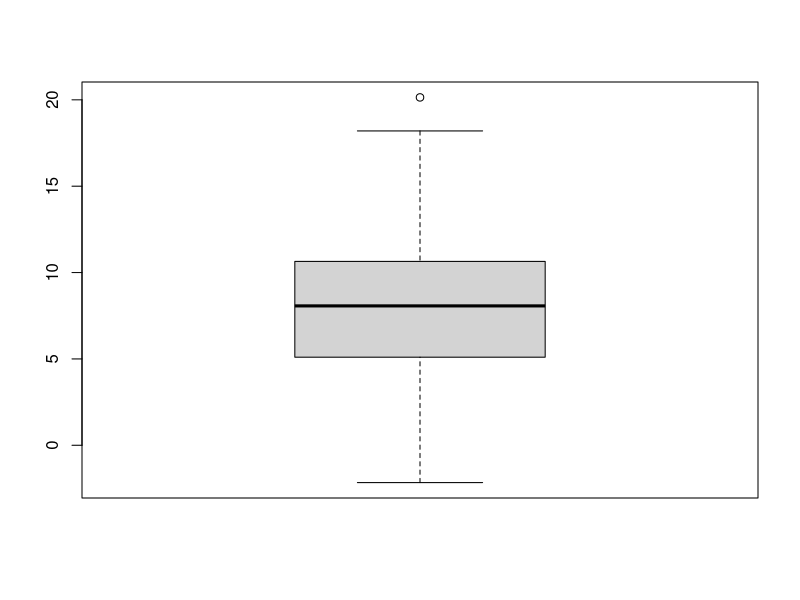
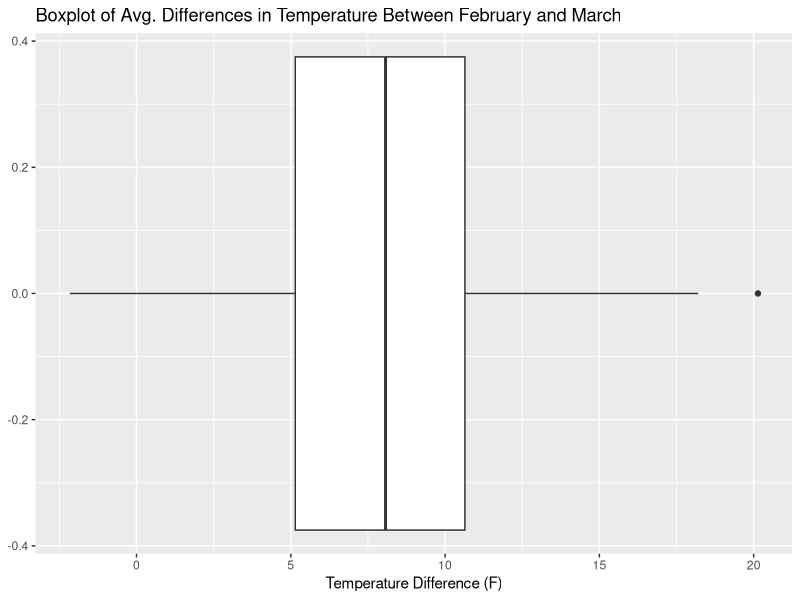
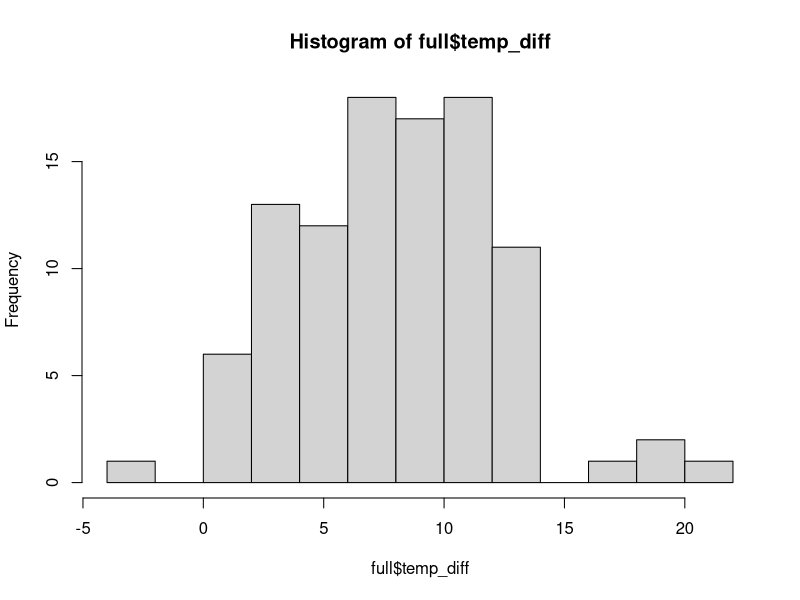
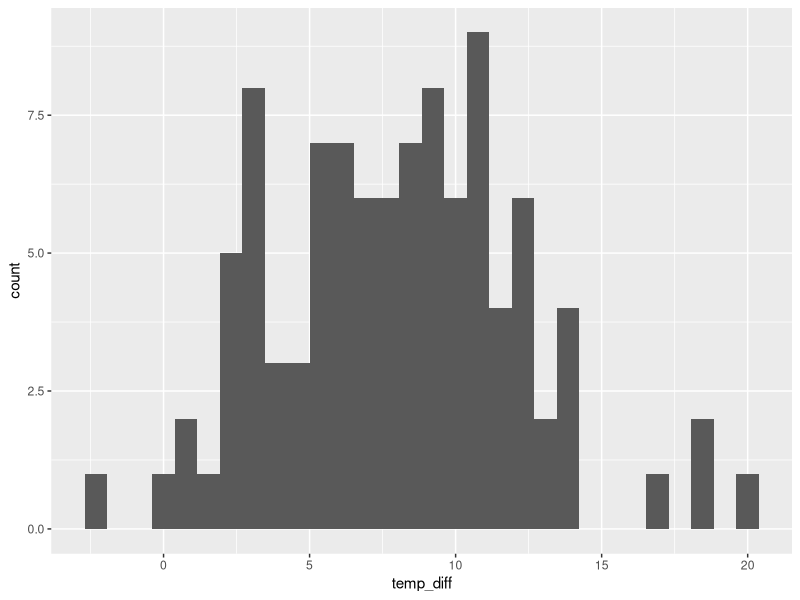
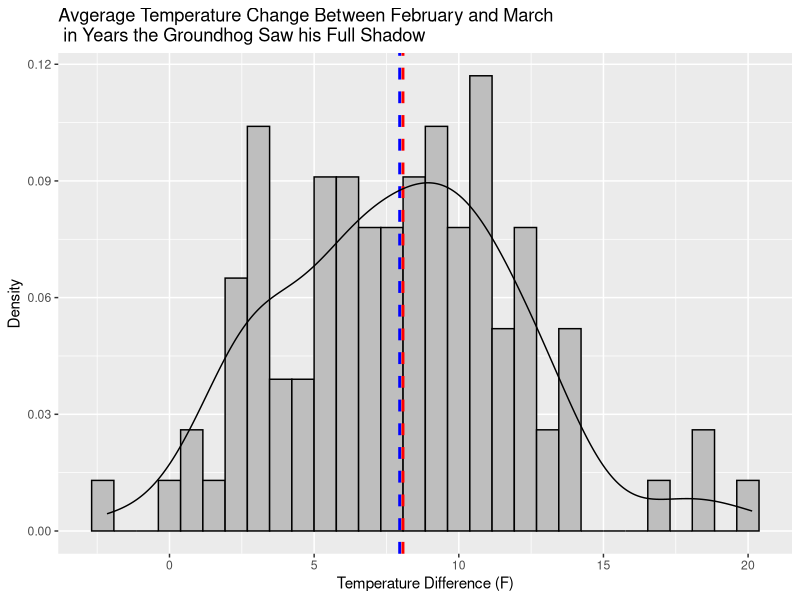
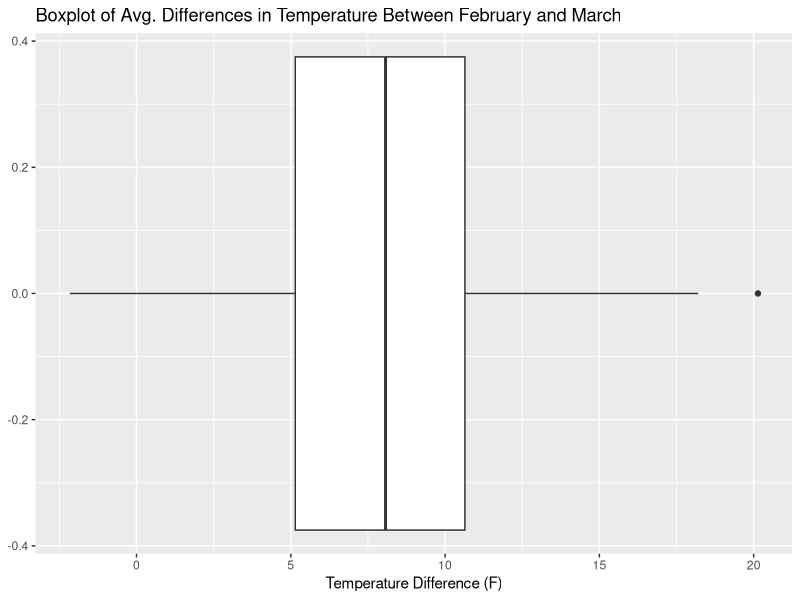
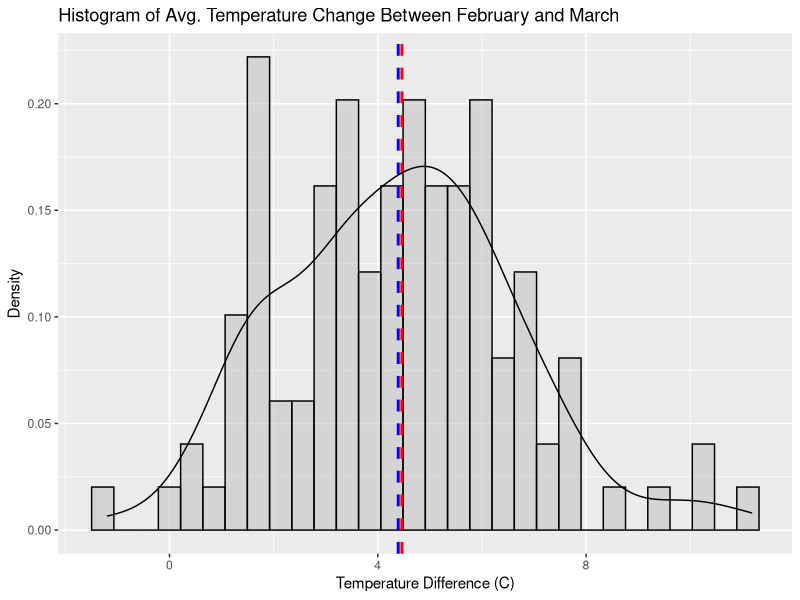

These figures' R source, in order:
## GGR270 Tutorial 2
# Author: Your Name
# Date: The Date 

# Install new packages, then load libraries 
install.packages("ggplot2")
install.packages("tidyverse")
library(dplyr)
library(ggplot2)
library(tidyverse)

# Set Working Directory 
setwd("~/Your/File/Path/Here")

## Open data file in R ##
# Note: since we set our working directory, we don't have to provide a file path to our CSV
# as long as the CSV is in our working directory folder!
read_csv("groundhog_day_temps.csv") # notice if we run this, it displays the data in the Console

# But we want to add the data to the Global Environment so we can reference it: 
temps <- read_csv("groundhog_day_temps.csv") # The data have been read into R and are associated with the name "temps" 
## Data Source: https://www.kaggle.com/groundhogclub/groundhog-day

# If you want to look at the data:
view(temps)
# What we have are yearly records of groundhog day, where each year has info about
# the temperature in Fahrenheit (for February and March, and by region in the USA), and whether or not
# the groundhog saw his shadow (NOTE: 1 - full shadow, 2 - partial shadow, 0 - no shadow)

# Some records have NA for the shadow variable, meaning we don't know what happened. 
# Let's take those empty records out: 
temps <- na.omit(temps)

# And let's filter the dataset so we are only working with years where there was a FULL shadow:
# Here are a couple ways to filter with dplyr: 
#### 1 ####
full <- filter(temps, shadow == 1)
#### 2 ####
full <- temps %>% # here we tell R what dataset we want to filter
  filter(shadow == 1)  # here we say which variable we are providing a logical for (we want the shadow variable to be equal to 1)
# note that we use %>% to tell R we are applying a function (here, filter()) to the dataframe called temps. 
# you can do it either way! 

# Now that we have a dataset with the full shadow instances, let's calculate the difference in
# temperature for those years between Februrary (overall, not regionally) and March
full$temp_diff <- full$avgtemp_march - full$avgtemp_feb
# now we can tell how much the temperature changed from Februrary to March 
# NOTE: to "call" or use a variable in a dataset, use the format dataset$VARIABLE
# the "$" indicates you're calling or referencing a variable in the dataset/dataframe 

## check on your new variable!
# use the head() function from dolyr to see if you variable creation worked: 
head(full) #shows you the first few rows and variables in the Console
view(full) #opens the dataframe in a tab for your review

# We could also change the units of original the dataset variables! 
# We just need the formula for F -> C conversion: (F − 32) × 5/9 = C
temps$feb_c <- (temps$avgtemp_feb - 32) * (5/9)
temps$march_c <- (temps$avgtemp_march - 32) * (5/9)
head(temps)

### Central Tendancy ###
# Now let's get some general information about the temperature differences (F) in years with a full shadow: 
summary(full$temp_diff)
# For years where the groundhog saw his shadow, there was a mean temperature change of 7.957 from Feb to March
# The median was 8.070, suggesting that these data might have a slight skew, but overall are pretty Normally Distributed
# The 1st quartile (25th percentile) is 5.145, 3rd quartile is 10.643 (75th percentile)
# Minimum temperature change was actually a DECREASE of 2.160, and Maximum is 20.140 degrees F

# To calculate just the quartiles of a variable: 
quantile(full$temp_diff)

# Now calculate the ***quintiles*** of variable
quantile(full$temp_diff, probs = c(0, 0.2, 0.4, 0.6, 0.8, 1)) # we fed R different percentile using the "probs" function

# Calculate the deciles 
quantile(full$temp_diff, probs = c(0, 0.1, 0.2, 0.3, 0.4, 0.5, 0.6, 0.7, 0.8, 0.9, 1.0))

# Calculate Interquartile Range (IQR):
IQR(full$temp_diff)

### Visualizing the Data ###
## ggplot2 documentation: https://ggplot2.tidyverse.org  
# while we have an idea of the central tendency from the above calculations, 
# looking at the data is always helpful. Let's look at the distribution of temperature changes 
# using a boxplot and histogram

##### Boxplot
# helpful for visualizing the median, IQR, and other info we just calculated
# R has a built-in boxplot function: 
boxplot(full$temp_diff) # it is pretty bland and not nice to look at 

# we can try again with ggplot2: 
boxplot <- ggplot(full, aes(x=temp_diff)) + # here we are assigning the plot to a variable name
  geom_boxplot() + 
  labs(title="Boxplot of Avg. Differences in Temperature Between February and March",x="Temperature Difference (F)")
boxplot
# looks better. Don't worry about the odd display in R, when you export the plot you can change the 
# dimensions of the plot so that it has better proportions 

## ****TO EXPORT PLOT: use the "Export" button in the plot window above the plot****

# here's how to save your plot in your code: 
# 1) create an empty file (can be pdf, jpeg, etc--use ? to see other approaches)
jpeg("my_boxplot.jpeg", width = 500, height = 350) 
## if you didn't set a working directory, you will need to put your file path here. 

# 2) call your plot
boxplot

# 3) close the file you opened in step 1
dev.off()

##### Histogram
# R has a built in histogram function: 
hist(full$temp_diff) # again, it's quite plain

# let's use ggplot2 to make it a little more professional looking: 
ggplot(full, aes(x=temp_diff)) + 
  geom_histogram() # that looks a little better, but let's personalize it a bit more 

ggplot(full, aes(x=temp_diff)) + 
  geom_histogram(aes(y=..density..), colour="black", fill="grey") + # changes color of bar graphs & instructs ggplot to intrepret the data frequencies as DENSITIES 
  geom_vline(aes(xintercept=mean(temp_diff)),color="blue", linetype="dashed", size=1) + # this line of code adds a marker for the mean
  geom_vline(aes(xintercept=median(temp_diff)),color="red", linetype="dashed", size=1) + # this line of code adds a marker for the median
  geom_density() + # adds the distribtion curve
  labs(title="Avgerage Temperature Change Between February and March \n in Years the Groundhog Saw his Full Shadow",x="Temperature Difference (F)", y = "Density")
  # ^^ this last line adds the titles and axis labels. Pay attention to units! 

## Make sure you save your script!!
## if you'd like, save your histogram plot using the methods above!


############ ############ ############ ############ ############ ############ 
## Extra Code / Practice  
# find the temp change (C) for all records 
temps$c_diff <- temps$march_c - temps$feb_c   

# measure the central tendacy 
summary(temps$c_diff)  

# visualize the variable (saving a plot in the process!)  
jpeg("my_histogram_celsius.jpeg")
ggplot(temps, aes(x=c_diff)) + 
  geom_histogram(aes(y=..density..), colour="black", fill="grey",alpha=0.5) + # notice the inclusion of alpha. what happens if you change the value?
  geom_vline(aes(xintercept=mean(c_diff)),color="blue", linetype="dashed", size=1) +
  geom_vline(aes(xintercept=median(c_diff)),color="red", linetype="dashed", size=1) +
  geom_density() + 
  labs(title="Histogram of Avg. Temperature Change Between February and March",x="Temperature Difference (C)", y = "Density")
dev.off()

# note: if you're creating a plot, the plot won't appear in the R window. 
# Check your working directory to see it! 


